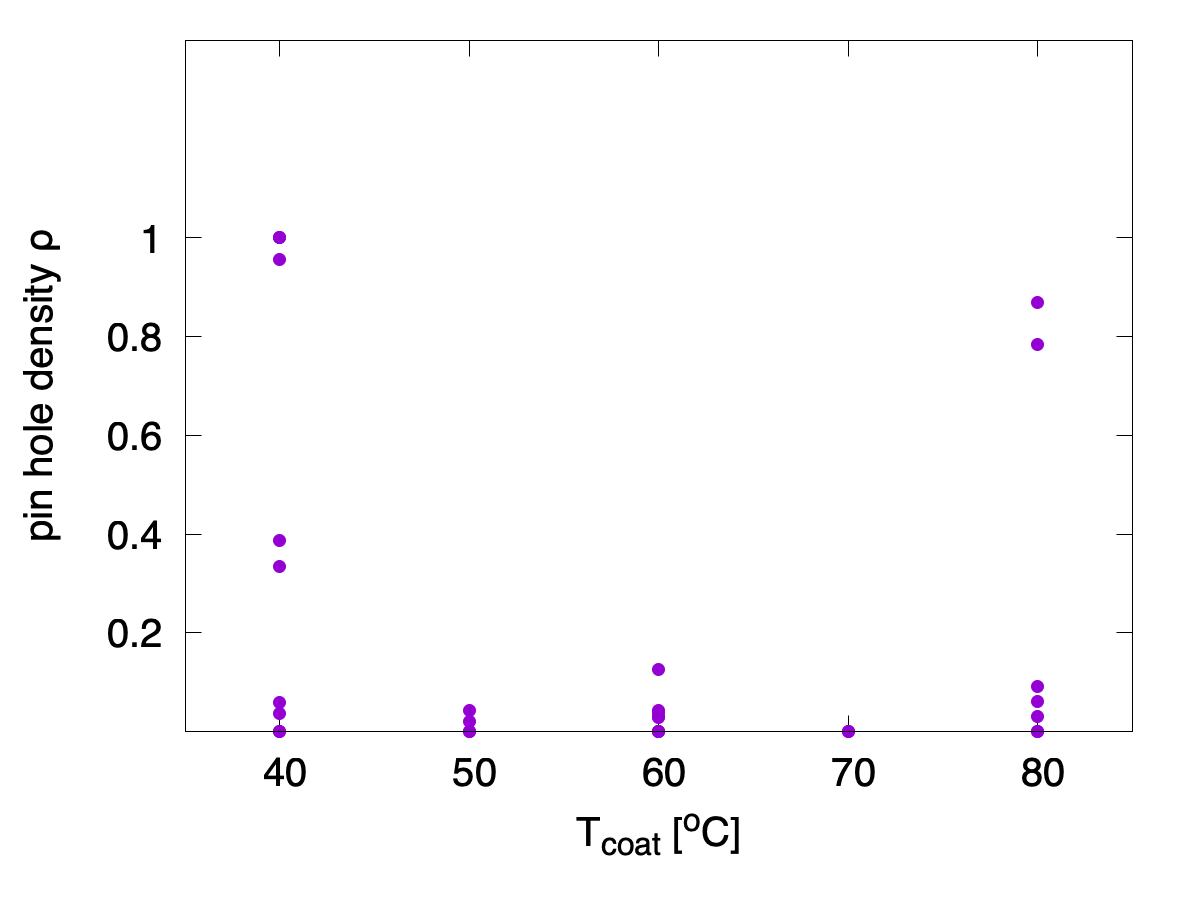

Write gnuplot code to recreate this figure.
#!/usr/bin/gnuplot 

set term pngcairo size 1200, 900 font ",30"
set out "phd-tcoat.png"
#set term svg
#set out "phd-tcal.svg"
#filename="../../db_final.sorted.tsv"
filename="../../db_final.tsv"
filename="../../gen.tsv"
filename="../../db_final.gen.tsv"
width=2
set xlabel "T_{coat} [^oC]"
set ylabel "pin hole density {/Symbol r}"
set xrange [35:85]
set yrange [0:1.4]
set xtics 40,10
set ytics 0.2,0.2,1

set key font ",30"
plot filename u 11:5 pt 7 ps width notitle

#pause -1
